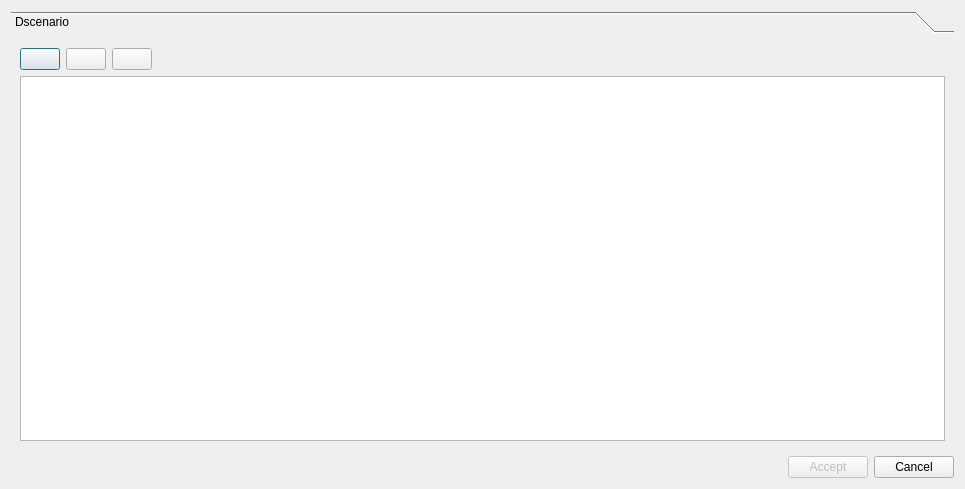
<?xml version="1.0" encoding="UTF-8"?>
<ui version="4.0">
 <class>info_epa_demand</class>
 <widget class="QDialog" name="info_epa_demand">
  <property name="geometry">
   <rect>
    <x>0</x>
    <y>0</y>
    <width>965</width>
    <height>489</height>
   </rect>
  </property>
  <property name="minimumSize">
   <size>
    <width>182</width>
    <height>203</height>
   </size>
  </property>
  <property name="windowTitle">
   <string>Demand</string>
  </property>
  <layout class="QGridLayout" name="gridLayout_5">
   <item row="0" column="0">
    <widget class="QToolBox" name="toolBox">
     <property name="currentIndex">
      <number>0</number>
     </property>
     <widget class="QWidget" name="page_2">
      <property name="geometry">
       <rect>
        <x>0</x>
        <y>0</y>
        <width>947</width>
        <height>413</height>
       </rect>
      </property>
      <attribute name="label">
       <string>Dscenario</string>
      </attribute>
      <layout class="QGridLayout" name="gridLayout_3">
       <item row="1" column="0">
        <layout class="QGridLayout" name="lyt_dscenario">
         <item row="0" column="0">
          <widget class="QTableView" name="tbl_dscenario_demand"/>
         </item>
        </layout>
       </item>
       <item row="0" column="0">
        <layout class="QHBoxLayout" name="horizontalLayout_2">
         <item>
          <widget class="QPushButton" name="btn_add_dscenario">
           <property name="text">
            <string/>
           </property>
          </widget>
         </item>
         <item>
          <widget class="QPushButton" name="btn_delete_dscenario">
           <property name="text">
            <string/>
           </property>
          </widget>
         </item>
         <item>
          <widget class="QPushButton" name="btn_edit_dscenario">
           <property name="text">
            <string/>
           </property>
          </widget>
         </item>
         <item>
          <spacer name="horizontalSpacer_2">
           <property name="orientation">
            <enum>Qt::Horizontal</enum>
           </property>
           <property name="sizeHint" stdset="0">
            <size>
             <width>40</width>
             <height>20</height>
            </size>
           </property>
          </spacer>
         </item>
        </layout>
       </item>
      </layout>
     </widget>
    </widget>
   </item>
   <item row="1" column="0">
    <layout class="QGridLayout" name="lyt_buttons">
     <item row="0" column="0">
      <spacer name="horizontalSpacer">
       <property name="orientation">
        <enum>Qt::Horizontal</enum>
       </property>
       <property name="sizeHint" stdset="0">
        <size>
         <width>40</width>
         <height>20</height>
        </size>
       </property>
      </spacer>
     </item>
     <item row="0" column="1">
      <widget class="QPushButton" name="btn_accept">
       <property name="enabled">
        <bool>false</bool>
       </property>
       <property name="text">
        <string>Accept</string>
       </property>
      </widget>
     </item>
     <item row="0" column="2">
      <widget class="QPushButton" name="btn_cancel">
       <property name="text">
        <string>Cancel</string>
       </property>
      </widget>
     </item>
    </layout>
   </item>
  </layout>
 </widget>
 <tabstops>
  <tabstop>btn_add_dscenario</tabstop>
  <tabstop>btn_delete_dscenario</tabstop>
  <tabstop>btn_edit_dscenario</tabstop>
  <tabstop>tbl_dscenario_demand</tabstop>
  <tabstop>btn_accept</tabstop>
  <tabstop>btn_cancel</tabstop>
 </tabstops>
 <resources/>
 <connections/>
</ui>
